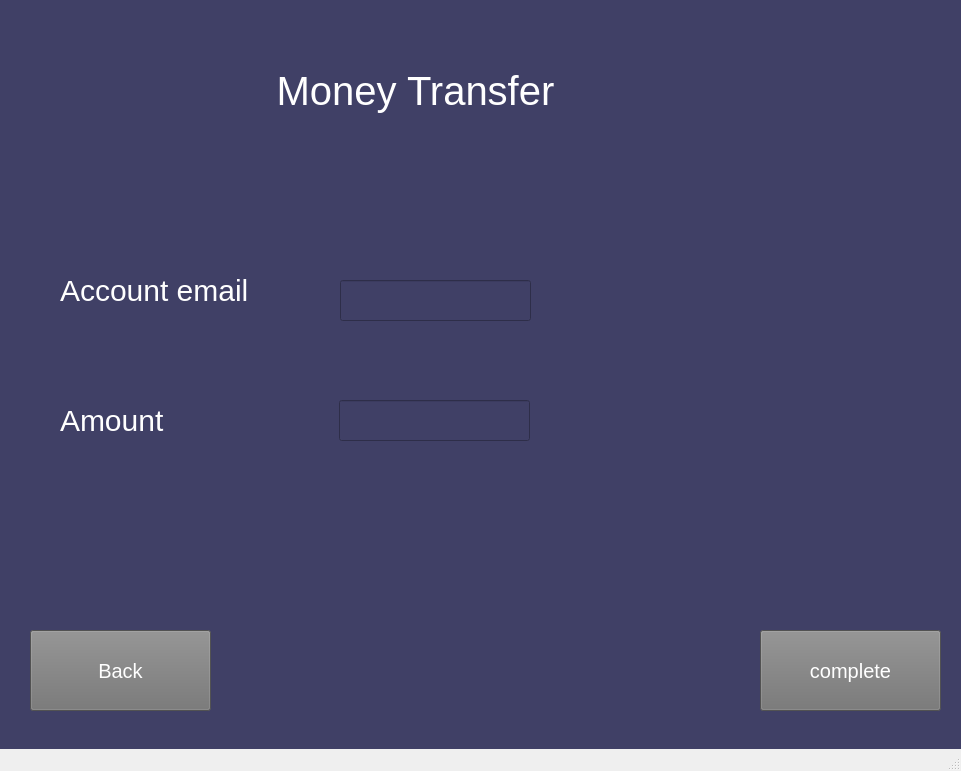
<?xml version="1.0" encoding="UTF-8"?>
<ui version="4.0">
 <class>MoneyTransferPage</class>
 <widget class="QMainWindow" name="MoneyTransferPage">
  <property name="geometry">
   <rect>
    <x>0</x>
    <y>0</y>
    <width>961</width>
    <height>771</height>
   </rect>
  </property>
  <property name="windowTitle">
   <string>MainWindow</string>
  </property>
  <widget class="QWidget" name="centralwidget">
   <widget class="QWidget" name="widget" native="true">
    <property name="geometry">
     <rect>
      <x>-10</x>
      <y>-70</y>
      <width>1021</width>
      <height>901</height>
     </rect>
    </property>
    <property name="minimumSize">
     <size>
      <width>0</width>
      <height>0</height>
     </size>
    </property>
    <property name="maximumSize">
     <size>
      <width>16777215</width>
      <height>16777215</height>
     </size>
    </property>
    <property name="styleSheet">
     <string notr="true">background-color:#404066;</string>
    </property>
    <widget class="QPushButton" name="Back_To_Actions_B">
     <property name="geometry">
      <rect>
       <x>40</x>
       <y>700</y>
       <width>181</width>
       <height>81</height>
      </rect>
     </property>
     <property name="styleSheet">
      <string notr="true">font:20px ; 
background-color: rgb(115, 115, 115);
color: white;</string>
     </property>
     <property name="text">
      <string>Back</string>
     </property>
    </widget>
    <widget class="QPushButton" name="Complete_Transfer_B">
     <property name="geometry">
      <rect>
       <x>770</x>
       <y>700</y>
       <width>181</width>
       <height>81</height>
      </rect>
     </property>
     <property name="styleSheet">
      <string notr="true">font:20px ; 
background-color: rgb(115, 115, 115);
color: white;</string>
     </property>
     <property name="text">
      <string>complete</string>
     </property>
    </widget>
    <widget class="QLabel" name="label_2">
     <property name="geometry">
      <rect>
       <x>70</x>
       <y>330</y>
       <width>251</width>
       <height>61</height>
      </rect>
     </property>
     <property name="styleSheet">
      <string notr="true">font:30px ; 
color: white;</string>
     </property>
     <property name="text">
      <string>Account email</string>
     </property>
    </widget>
    <widget class="QLineEdit" name="Transfer_Email">
     <property name="geometry">
      <rect>
       <x>350</x>
       <y>350</y>
       <width>191</width>
       <height>41</height>
      </rect>
     </property>
    </widget>
    <widget class="QLabel" name="label_3">
     <property name="geometry">
      <rect>
       <x>70</x>
       <y>460</y>
       <width>141</width>
       <height>61</height>
      </rect>
     </property>
     <property name="styleSheet">
      <string notr="true">font:30px ; 
color: white;</string>
     </property>
     <property name="text">
      <string>Amount </string>
     </property>
    </widget>
    <widget class="QLineEdit" name="Transfer_Amount">
     <property name="geometry">
      <rect>
       <x>349</x>
       <y>470</y>
       <width>191</width>
       <height>41</height>
      </rect>
     </property>
    </widget>
    <widget class="QLabel" name="label_4">
     <property name="geometry">
      <rect>
       <x>280</x>
       <y>130</y>
       <width>291</width>
       <height>61</height>
      </rect>
     </property>
     <property name="styleSheet">
      <string notr="true">font:40px ; 
color: white;</string>
     </property>
     <property name="text">
      <string>Money Transfer</string>
     </property>
     <property name="alignment">
      <set>Qt::AlignCenter</set>
     </property>
    </widget>
   </widget>
  </widget>
  <widget class="QMenuBar" name="menubar">
   <property name="geometry">
    <rect>
     <x>0</x>
     <y>0</y>
     <width>961</width>
     <height>21</height>
    </rect>
   </property>
  </widget>
  <widget class="QStatusBar" name="statusbar"/>
 </widget>
 <resources/>
 <connections/>
</ui>
